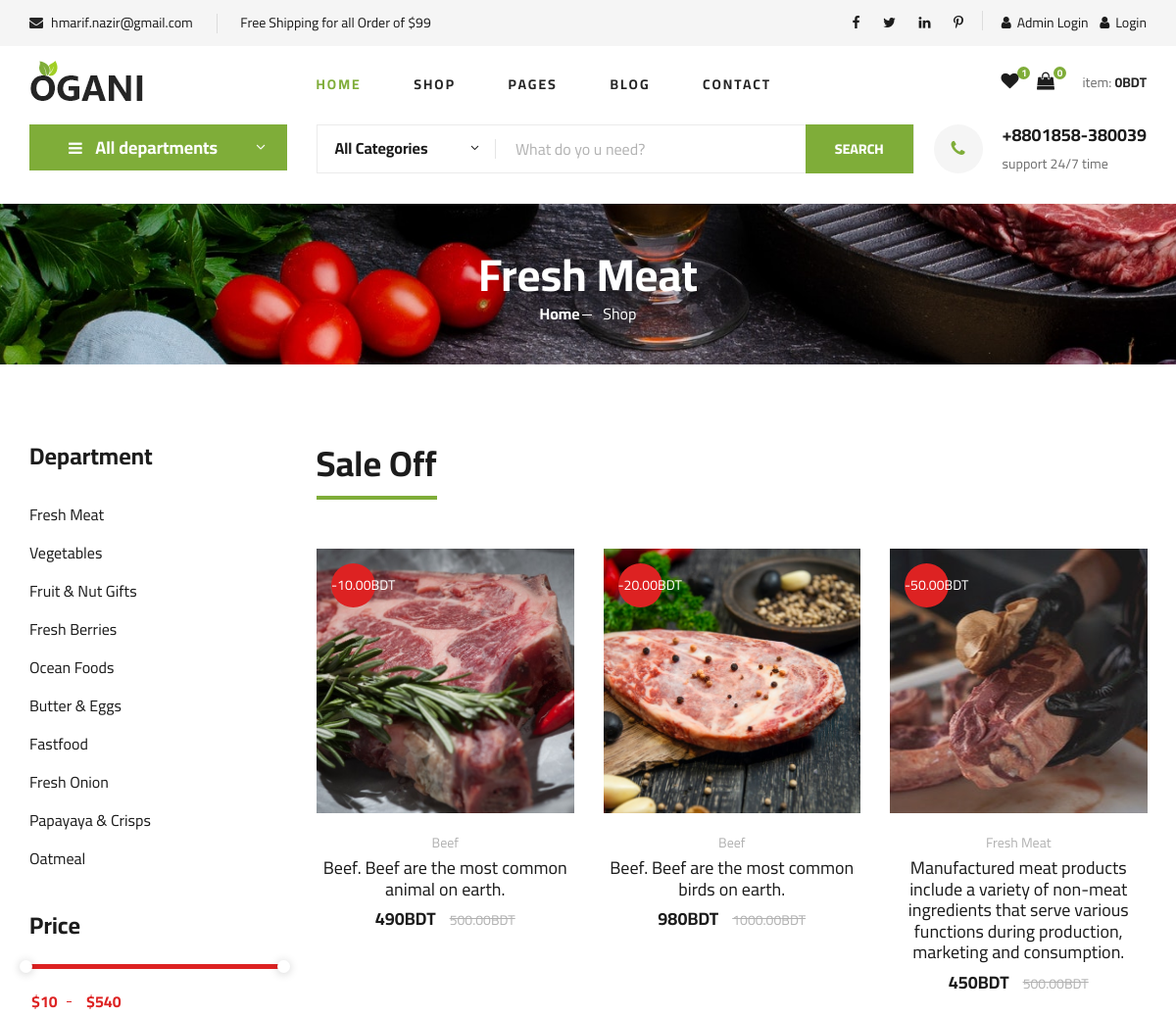
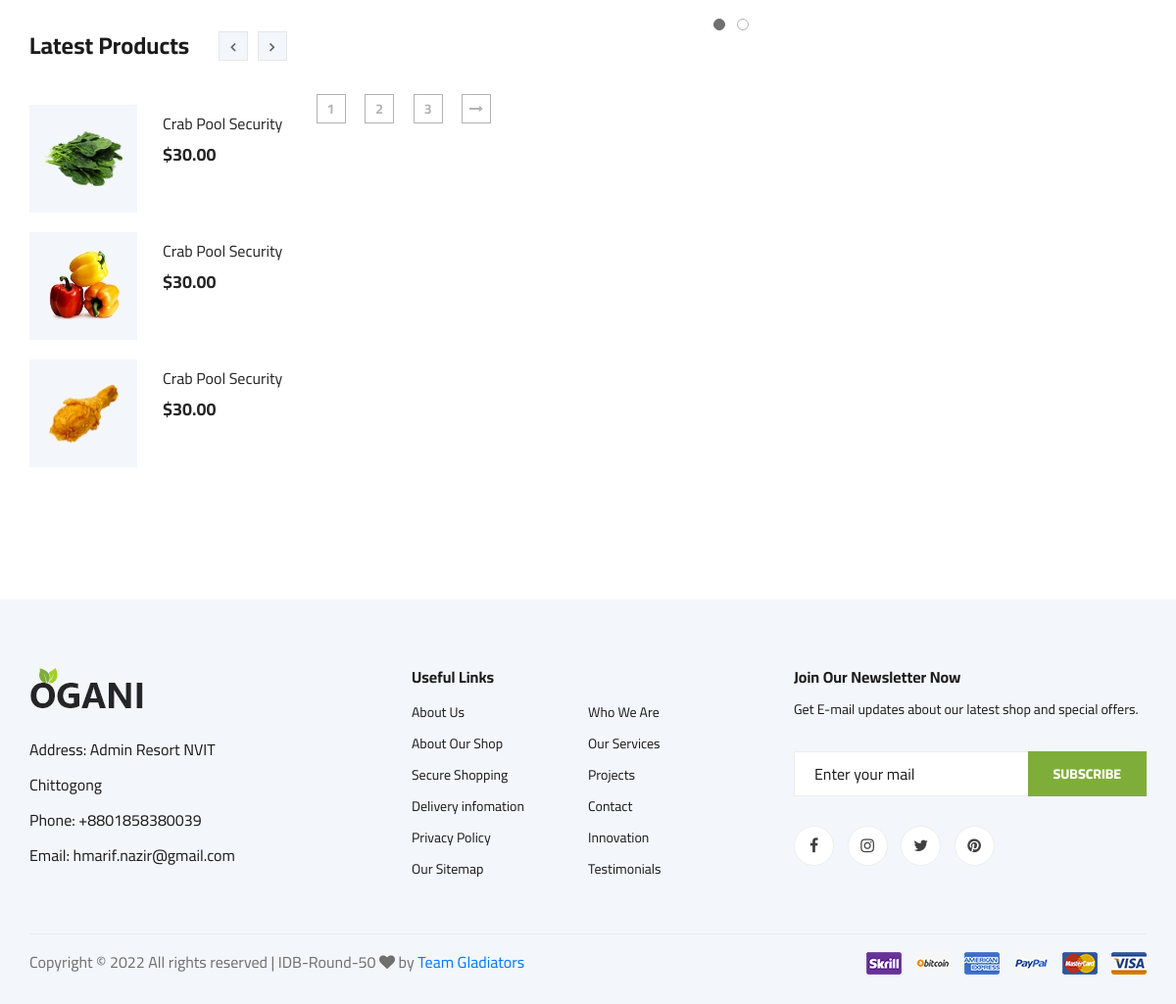
Screenshot of /category.php?id=8 with the database file from the repository (2 pictures, top to bottom).
### tables this page shows
CREATE TABLE `product_category` (
  `id` int(11) NOT NULL,
  `category` varchar(255) NOT NULL,
  `image` varchar(255) NOT NULL,
  `banner` varchar(255) DEFAULT NULL,
  `show_home` int(11) DEFAULT 0,
  `created_at` timestamp NOT NULL DEFAULT current_timestamp() ON UPDATE current_timestamp(),
  `deleted_at` timestamp NOT NULL DEFAULT current_timestamp() ON UPDATE current_timestamp()
);

CREATE TABLE `product` (
  `id` int(11) NOT NULL,
  `category_id` varchar(255) NOT NULL,
  `name` varchar(255) NOT NULL,
  `review_products` int(11) NOT NULL,
  `price` decimal(10,2) NOT NULL,
  `discount` decimal(10,2) NOT NULL,
  `desc_short` varchar(255) NOT NULL,
  `desc_long` varchar(255) NOT NULL,
  `information` varchar(255) NOT NULL,
  `ratings` varchar(255) NOT NULL,
  `qty` int(11) DEFAULT NULL,
  `status` int(11) DEFAULT NULL,
  `shipping` varchar(255) DEFAULT NULL,
  `weight` varchar(255) DEFAULT NULL,
  `latest_products` int(11) DEFAULT NULL,
  `top_rated_products` int(11) DEFAULT NULL,
  `offer` int(11) DEFAULT NULL,
  `thumb` varchar(255) NOT NULL,
  `image` varchar(255) NOT NULL,
  `created_at` timestamp NOT NULL DEFAULT current_timestamp() ON UPDATE current_timestamp(),
  `deleted_at` timestamp NOT NULL DEFAULT current_timestamp() ON UPDATE current_timestamp()
);

### includes/connection.php (called while the page is built, shortened)
<?php
    require_once('crud/crud.php');
    $base_url="http://localhost/e-commerce_project";
    $mysqli=new crud;

### crud/crud.php (called while the page is built, shortened)
<?php
    class crud{
        private $conn;
        public function __construct(){
            $this->conn=new mysqli("localhost","root","","e-commerce");
        }
        public function common_select($table,$data="*",$where=false,$orderby=false,$order="ASC",$limit=false,$offset=false){
            $selectdata=$error=$msg=false;
            $numrows=0;
            $sql="select $data from $table ";
            if($where && is_array($where)){
                $sql.= "where ";
                foreach($where as $k=>$v){
                    $sql.= "$k='$v' and ";
                }
                $sql=rtrim($sql,"and ");
            }
            $res=$this->conn->query($sql);
            if($res->num_rows > 0){
				$data = array();
				while($singleData = $res->fetch_object()){
					$data[] = $singleData;
				}
                $selectdata=$data;
                $numrows=$res->num_rows;
                $msg="data found";
            }else{
                $msg="No data found";
                $error=true;
                $numrows=$res->num_rows;
            }
            $return=array("msg"=>$msg,"error"=>$error,"selectdata"=>$selectdata,"numrows"=>$numrows);
            return $return;
        }
	    public function common_select_single($table,$data="*",$where=false,$orderby=false,$order="ASC",$limit=false,$offset=false){
            $selectdata=$error=$msg=false;
            $sql="select $data from $table ";
            if($where && is_array($where)){
                $sql.= "where ";
                foreach($where as $k=>$v){
                    $sql.= "$k='$v' and ";
                }
                $sql=rtrim($sql,"and ");
            }
            $res=$this->conn->query($sql);
            if($res->num_rows > 0){
				while($singleData = $res->fetch_object()){
					$data = $singleData;
				}
                $selectdata=$data;
                $msg="data found";
            }
            $return=array("msg"=>$msg,"error"=>$error,"selectdata"=>$selectdata);
            return $return;
        }
    }
?>

### category.php (the view, shortened to what this page needs)
<?php include('includes/header.php') ?>
<?php include('includes/header_bottom.php') ?>
<?php
	$where['id']=$_GET['id'];
	$page_details=$mysqli->common_select_single('product_category','*',$where)['selectdata'];
?>
    <section class="breadcrumb-section set-bg" data-setbg="admin/images/category/<?= $page_details->banner ?>">
        <div class="container">
            <div class="row">
                <div class="col-lg-12 text-center">
                    <div class="breadcrumb__text">
                        <h2><?= $page_details->category ?></h2>
                        <div class="breadcrumb__option">
                            <a href="index.php">Home</a>
                            <span>Shop</span>
                        </div>
                    </div>
                </div>
            </div>
        </div>
    </section>
    <section class="product spad">
        <div class="container">
            <div class="row">
                <div class="col-lg-3 col-md-5">
                    <div class="sidebar">
                        <div class="sidebar__item">
                            <h4>Department</h4>
                            <ul>
                                <li><a href="#">Fresh Meat</a></li>
                                <li><a href="#">Vegetables</a></li>
                                <li><a href="#">Fruit & Nut Gifts</a></li>
                                <li><a href="#">Fresh Berries</a></li>
                                <li><a href="#">Ocean Foods</a></li>
                                <li><a href="#">Butter & Eggs</a></li>
                                <li><a href="#">Fastfood</a></li>
                                <li><a href="#">Fresh Onion</a></li>
                                <li><a href="#">Papayaya & Crisps</a></li>
                                <li><a href="#">Oatmeal</a></li>
                            </ul>
                        </div>
                        <div class="sidebar__item">
                            <h4>Price</h4>
                            <div class="price-range-wrap">
                                <div class="price-range ui-slider ui-corner-all ui-slider-horizontal ui-widget ui-widget-content"
                                    data-min="10" data-max="540">
                                    <span tabindex="0" class="ui-slider-handle ui-corner-all ui-state-default"></span>
                                    <span tabindex="0" class="ui-slider-handle ui-corner-all ui-state-default"></span>
                                </div>
                                <div class="range-slider">
                                    <div class="price-input">
                                        <input type="text" id="minamount">
                                        <input type="text" id="maxamount">
                                    </div>
                                </div>
                            </div>
                        </div>
                        <div class="sidebar__item">
                            <div class="latest-product__text">
                                <h4>Latest Products</h4>
                                <div class="latest-product__slider owl-carousel">
                                    <div class="latest-prdouct__slider__item">
                                        <a href="#" class="latest-product__item">
                                            <div class="latest-product__item__pic">
                                                <img src="img/latest-product/lp-1.jpg" alt="">
                                            </div>
                                            <div class="latest-product__item__text">
                                                <h6>Crab Pool Security</h6>
                                                <span>$30.00</span>
                                            </div>
                                        </a>
                                        <a href="#" class="latest-product__item">
                                            <div class="latest-product__item__pic">
                                                <img src="img/latest-product/lp-2.jpg" alt="">
                                            </div>
                                            <div class="latest-product__item__text">
                                                <h6>Crab Pool Security</h6>
                                                <span>$30.00</span>
                                            </div>
                                        </a>
                                        <a href="#" class="latest-product__item">
                                            <div class="latest-product__item__pic">
                                                <img src="img/latest-product/lp-3.jpg" alt="">
                                            </div>
                                            <div class="latest-product__item__text">
                                                <h6>Crab Pool Security</h6>
                                                <span>$30.00</span>
                                            </div>
                                        </a>
                                    </div>
                                </div>
                            </div>
                        </div>
                    </div>
                </div>
                <div class="col-lg-9 col-md-7">
				<?php
	$discountwhere['category_id']=$_GET['id'];
	$discountwhere['discount >']=1;
	$discount_products=$mysqli->common_select('product','*',$discountwhere);
	if(!$discount_products['error'] && $discount_products['selectdata']){ ?>
                    <div class="product__discount">
                        <div class="section-title product__discount__title">
                            <h2>Sale Off</h2>
                        </div>
                        <div class="row">
                            <div class="product__discount__slider owl-carousel">
<?php foreach($discount_products['selectdata'] as $dispro){ ?>
                                <div class="col-lg-4">
                                    <div class="product__discount__item">
                                        <div class="product__discount__item__pic set-bg"
                                            data-setbg="<?= $base_url?>/admin/images/products/thumb/<?= $dispro->thumb ?>">
                                            <div class="product__discount__percent">-<?= $dispro->discount ?>BDT</div>
                                        </div>
                                        <div class="product__discount__item__text">
                                            <span><?= $dispro->name ?></span>
                                            <h5><a href="#"><?= $dispro->desc_short ?></a></h5>
                                            <div class="product__item__price"><?= ($dispro->price - $dispro->discount)  ?>BDT <span> <?= $dispro->price ?>BDT</span></div>
                                        </div>
                                    </div>
                                </div>
	<?php }  ?>
							</div>
                        </div>
                    </div>
	<?php } ?>
                    <div class="product__pagination">
                        <a href="#">1</a>
                        <a href="#">2</a>
                        <a href="#">3</a>
                        <a href="#"><i class="fa fa-long-arrow-right"></i></a>
                    </div>
                </div>
            </div>
        </div>
    </section>
	<?php include('includes/footer.php') ?>

### rows the page displays
product_category: category "Fresh Meat"
product: shows a picture, discount "10.00", name "Beef", desc_short "Beef. Beef are the most common animal on earth.", $dispro->price - $dispro->discount "490", price "500.00"
product: shows a picture, discount "20.00", name "Beef", desc_short "Beef. Beef are the most common birds on earth.", $dispro->price - $dispro->discount "980", price "1000.00"
product: shows a picture, discount "50.00", name "Fresh Meat", desc_short "Manufactured meat products include a variety of non-meat ingredients that serve various functions during production, marketing and consumption.", $dispro->price - $dispro->discount "450", price "500.00"
